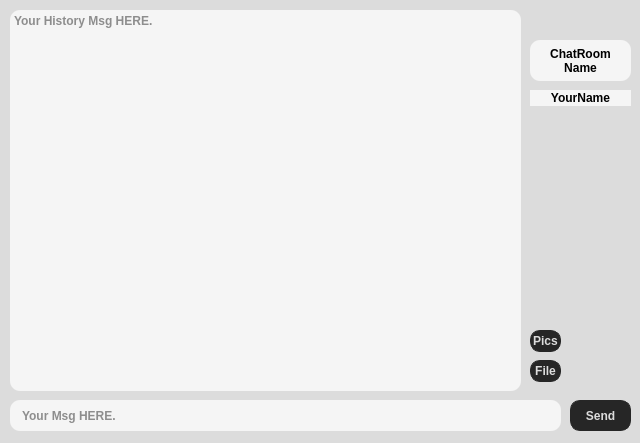
<?xml version="1.0" encoding="UTF-8"?>
<ui version="4.0">
 <class>main</class>
 <widget class="QWidget" name="main">
  <property name="enabled">
   <bool>true</bool>
  </property>
  <property name="geometry">
   <rect>
    <x>0</x>
    <y>0</y>
    <width>640</width>
    <height>443</height>
   </rect>
  </property>
  <property name="mouseTracking">
   <bool>false</bool>
  </property>
  <property name="windowTitle">
   <string>Chat Room</string>
  </property>
  <property name="styleSheet">
   <string notr="true">QWidget {
	background-color: #dcdcdc;
	font-family: &quot;Noto Serif SC&quot;;
	font-weight: 500;
}
QPushButton {
	color: #dcdcdc;
	background-color: #262626;
	font-family: &quot;Noto Serif SC&quot;;
	border-radius: 10px;
	border: 1px solid #262626;
}
QPushButton:hover {
	color: #dcdcdc;
	background-color: #3f3f3f;
	font-family: &quot;Noto Serif SC&quot;;
	border: 1px solid #262626;
}
QPushButton:pressed {
	color: #dcdcdc;
	background-color: #3f3f3f;
	font-family: &quot;Noto Serif SC&quot;;
	border: 1px solid #dcdcdc;
}
QToolButton {
	color: #dcdcdc;
	background-color: #262626;
	font-family: &quot;Noto Serif SC&quot;;
	border-radius: 10px;
	border: 1px solid #262626;
}
QToolButton:hover {
	color: #dcdcdc;
	background-color: #3f3f3f;
	font-family: &quot;Noto Serif SC&quot;;
	border: 1px solid #3f3f3f;
}
QToolButton:pressed {
	color: #dcdcdc;
	background-color: #3f3f3f;
	font-family: &quot;Noto Serif SC&quot;;
	border: 1px solid #dcdcdc;
}
QTextBrowser {
	background-color: #f5f5f5;
	color: #262626;
	border-radius: 10px;
}
QLineEdit {
	background-color: #f5f5f5;
	color: #262626;
	text-indent: 10px;
	border-radius: 10px;
	padding-left: 10px;
}
QGraphicViews {
	background-image: url('./yjs.png');
	background-size: 100% 100%;
}
QLabel {
	border-radius: 10px;
	background-color: #f5f5f5;
}
QScrollBar:vertical {
	width: 10px;
	border-radius: 5px;
	border-top-left-radius: 0px;
	border-bottom-left-radius: 0px;
	background: #f5f5f5;
	padding-top: 2px;
	padding-bottom: 2px; 
}
QScrollBar::handle:vertical {
	background: #dcdcdc;
	width: 8px;
	border-radius: 4px;
	margin-left: 0px;
	margin-right: 2px;
}</string>
  </property>
  <widget class="QPushButton" name="sendButton">
   <property name="geometry">
    <rect>
     <x>570</x>
     <y>400</y>
     <width>61</width>
     <height>31</height>
    </rect>
   </property>
   <property name="text">
    <string>Send</string>
   </property>
   <property name="autoDefault">
    <bool>false</bool>
   </property>
   <property name="default">
    <bool>false</bool>
   </property>
   <property name="flat">
    <bool>true</bool>
   </property>
  </widget>
  <widget class="QTextBrowser" name="chatMsg">
   <property name="geometry">
    <rect>
     <x>10</x>
     <y>10</y>
     <width>511</width>
     <height>381</height>
    </rect>
   </property>
   <property name="frameShape">
    <enum>QFrame::NoFrame</enum>
   </property>
   <property name="frameShadow">
    <enum>QFrame::Plain</enum>
   </property>
   <property name="lineWidth">
    <number>1</number>
   </property>
   <property name="horizontalScrollBarPolicy">
    <enum>Qt::ScrollBarAlwaysOff</enum>
   </property>
   <property name="sizeAdjustPolicy">
    <enum>QAbstractScrollArea::AdjustIgnored</enum>
   </property>
   <property name="html">
    <string>&lt;!DOCTYPE HTML PUBLIC &quot;-//W3C//DTD HTML 4.0//EN&quot; &quot;http://www.w3.org/TR/REC-html40/strict.dtd&quot;&gt;
&lt;html&gt;&lt;head&gt;&lt;meta name=&quot;qrichtext&quot; content=&quot;1&quot; /&gt;&lt;style type=&quot;text/css&quot;&gt;
p, li { white-space: pre-wrap; }
&lt;/style&gt;&lt;/head&gt;&lt;body style=&quot; font-family:'Noto Serif SC'; font-size:13pt; font-weight:496; font-style:normal;&quot;&gt;
&lt;p style=&quot;-qt-paragraph-type:empty; margin-top:0px; margin-bottom:0px; margin-left:0px; margin-right:0px; -qt-block-indent:0; text-indent:0px;&quot;&gt;&lt;br /&gt;&lt;/p&gt;&lt;/body&gt;&lt;/html&gt;</string>
   </property>
   <property name="overwriteMode">
    <bool>true</bool>
   </property>
   <property name="placeholderText">
    <string>Your History Msg HERE.</string>
   </property>
  </widget>
  <widget class="QLineEdit" name="inputMsg">
   <property name="geometry">
    <rect>
     <x>10</x>
     <y>400</y>
     <width>551</width>
     <height>31</height>
    </rect>
   </property>
   <property name="text">
    <string/>
   </property>
   <property name="frame">
    <bool>false</bool>
   </property>
   <property name="echoMode">
    <enum>QLineEdit::Normal</enum>
   </property>
   <property name="alignment">
    <set>Qt::AlignLeading|Qt::AlignLeft|Qt::AlignVCenter</set>
   </property>
   <property name="placeholderText">
    <string>Your Msg HERE.</string>
   </property>
   <property name="cursorMoveStyle">
    <enum>Qt::LogicalMoveStyle</enum>
   </property>
   <property name="clearButtonEnabled">
    <bool>false</bool>
   </property>
  </widget>
  <widget class="QLabel" name="chatroomName">
   <property name="geometry">
    <rect>
     <x>530</x>
     <y>40</y>
     <width>101</width>
     <height>41</height>
    </rect>
   </property>
   <property name="text">
    <string>ChatRoom
Name</string>
   </property>
   <property name="textFormat">
    <enum>Qt::AutoText</enum>
   </property>
   <property name="alignment">
    <set>Qt::AlignCenter</set>
   </property>
   <property name="wordWrap">
    <bool>true</bool>
   </property>
   <property name="textInteractionFlags">
    <set>Qt::NoTextInteraction</set>
   </property>
  </widget>
  <widget class="QToolButton" name="picsButton">
   <property name="geometry">
    <rect>
     <x>530</x>
     <y>330</y>
     <width>31</width>
     <height>22</height>
    </rect>
   </property>
   <property name="text">
    <string>Pics</string>
   </property>
  </widget>
  <widget class="QToolButton" name="fileButton">
   <property name="geometry">
    <rect>
     <x>530</x>
     <y>360</y>
     <width>31</width>
     <height>22</height>
    </rect>
   </property>
   <property name="text">
    <string>File</string>
   </property>
   <property name="checkable">
    <bool>false</bool>
   </property>
   <property name="checked">
    <bool>false</bool>
   </property>
   <property name="autoExclusive">
    <bool>false</bool>
   </property>
  </widget>
  <widget class="QGraphicsView" name="graphicsView">
   <property name="geometry">
    <rect>
     <x>530</x>
     <y>220</y>
     <width>101</width>
     <height>101</height>
    </rect>
   </property>
   <property name="autoFillBackground">
    <bool>false</bool>
   </property>
   <property name="frameShape">
    <enum>QFrame::NoFrame</enum>
   </property>
   <property name="frameShadow">
    <enum>QFrame::Plain</enum>
   </property>
   <property name="lineWidth">
    <number>0</number>
   </property>
   <property name="backgroundBrush">
    <brush brushstyle="NoBrush">
     <color alpha="255">
      <red>0</red>
      <green>0</green>
      <blue>0</blue>
     </color>
    </brush>
   </property>
   <property name="interactive">
    <bool>true</bool>
   </property>
  </widget>
  <widget class="QLabel" name="Name">
   <property name="geometry">
    <rect>
     <x>530</x>
     <y>90</y>
     <width>101</width>
     <height>16</height>
    </rect>
   </property>
   <property name="text">
    <string>YourName</string>
   </property>
   <property name="alignment">
    <set>Qt::AlignCenter</set>
   </property>
  </widget>
 </widget>
 <resources>
  <include location="../../Desktop/Photographer/DesktopBgd/DesktopBgd006.qrc"/>
 </resources>
 <connections>
  <connection>
   <sender>sendButton</sender>
   <signal>clicked()</signal>
   <receiver>main</receiver>
   <slot>SendMsg()</slot>
   <hints>
    <hint type="sourcelabel">
     <x>601</x>
     <y>412</y>
    </hint>
    <hint type="destinationlabel">
     <x>317</x>
     <y>221</y>
    </hint>
   </hints>
  </connection>
  <connection>
   <sender>picsButton</sender>
   <signal>clicked()</signal>
   <receiver>picsButton</receiver>
   <slot>showMenu()</slot>
   <hints>
    <hint type="sourcelabel">
     <x>545</x>
     <y>341</y>
    </hint>
    <hint type="destinationlabel">
     <x>558</x>
     <y>335</y>
    </hint>
   </hints>
  </connection>
  <connection>
   <sender>fileButton</sender>
   <signal>clicked()</signal>
   <receiver>fileButton</receiver>
   <slot>showMenu()</slot>
   <hints>
    <hint type="sourcelabel">
     <x>546</x>
     <y>370</y>
    </hint>
    <hint type="destinationlabel">
     <x>556</x>
     <y>366</y>
    </hint>
   </hints>
  </connection>
 </connections>
 <slots>
  <slot>SendMsg()</slot>
 </slots>
</ui>
